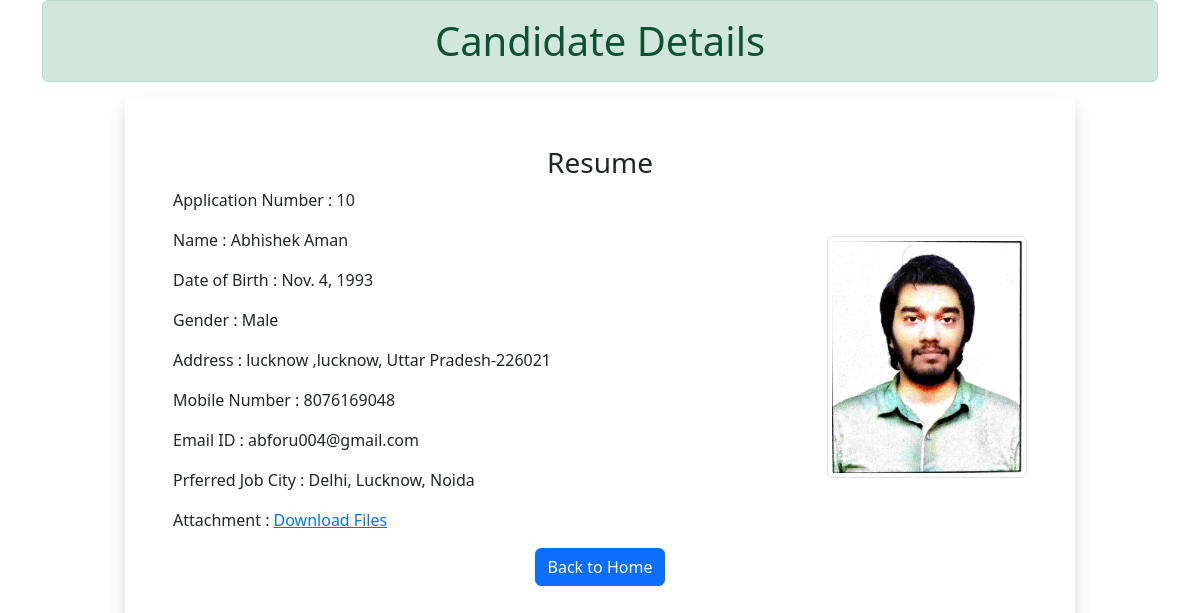
Screenshot of /candidate/10/ with the database file from the repository.
### myapp/models.py (models this page shows)
class Resume(models.Model):
    name= models.CharField(max_length=100)
    dob=models.DateField(auto_now=False,auto_now_add=False)
    gender=models.CharField(max_length=100)
    locality=models.CharField(max_length=100)
    city=models.CharField(max_length=100)
    pin=models.PositiveIntegerField()
    state=models.CharField(choices=state_choices , max_length=50)
    mobile=models.PositiveIntegerField()
    email=models.EmailField()
    job_city=models.CharField(max_length=60)
    profile_image=models.ImageField(upload_to='profileimg', blank=True)
    my_file=models.FileField(upload_to='doc',blank=True)

### myapp/views.py (the view)
# urls.py: path('candidate/<int:id>/', views.Candidate_view.as_view(),name='candidate'),
class Candidate_view(View):
    def get(self,request,id):
        candidate=Resume.objects.get(id=id)
        return render(request,'myapp/candidate.html',{'candidate':candidate})

### myapp/templatetags/myfilter.py (called while the page is built)
@register.filter(name='remove_special')
def remove_chars(value,arg):
    print("Arg",arg)
    print("Value",value)
    for character in arg:
        value=value.replace(character,'')
    return value

### myapp/templates/myapp/candidate.html (shortened to what this page needs)
<!DOCTYPE html>
{% load myfilter %}
<html lang="en">
<head>
    <link href="https://cdn.jsdelivr.net/npm/bootstrap@5.2.3/dist/css/bootstrap.min.css" rel="stylesheet">
</head>
<body>
    <div class="container">
        <h1 class=" alert alert-success text-center">Candidate Details</h1>
        <div class="row">
        <div class="col-sm-10 shadow p-5 offset-sm-1">
            <h3 class="text-center">Resume</h3>
            <p>Application Number : {{candidate.id}}</p>
             <img src= "{{candidate.profile_image.url}}" alt="current unavailable" class="img-fluid img-thumbnail float-end mt-2" width='200' height='350px'>
             <p>Name : {{candidate.name}}</p>
             <p>Date of Birth : {{candidate.dob}}</p>
             <p>Gender : {{candidate.gender}}</p>
             <p>Address : {{candidate.locality}} ,{{candidate.city}}, {{candidate.state}}-{{candidate.pin}} </p>
             <p>Mobile Number : {{candidate.mobile}}</p>
             <p>Email ID : {{candidate.email}}</p>
             <p>Prferred Job City : {{candidate.job_city| remove_special:"[]'"}}</p>
             <p>Attachment : <a href="{{candidate.my_file.url}}"> Download Files </a> </p>
             <div class="text-center">
                <a href="/" class='btn btn-primary'>Back to Home</a>
             </div>
        </div>
        </div>
    </div>
</body>
</html>

### rows the page displays
Resume: id "10", profile_image (picture), name "Abhishek Aman", dob "Nov. 4, 1993", gender "Male", locality "lucknow", city "lucknow", state "Uttar Pradesh", pin "226021", mobile "8076169048", email "abforu004@gmail.com", job_city|remove_special "Delhi, Lucknow, Noida"
